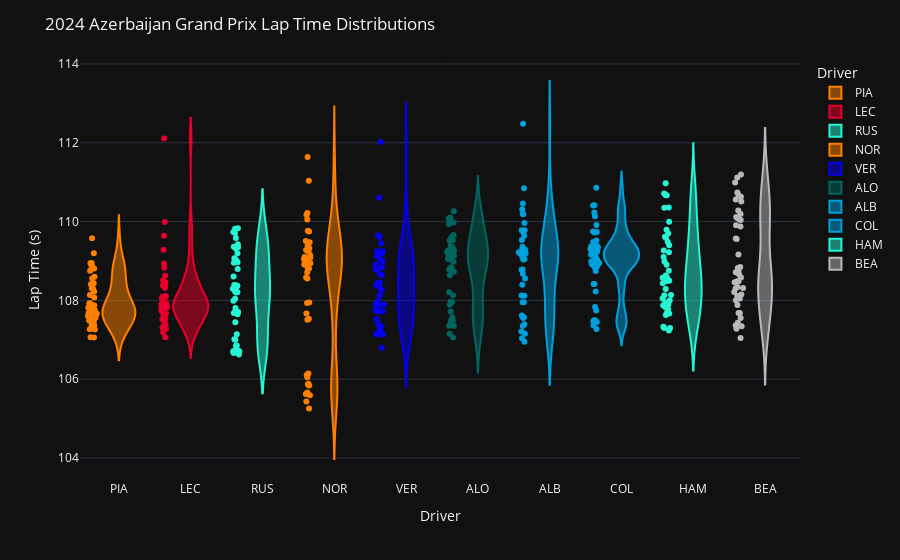

Notebook code for this chart:
### Code cell
plot_drivers_pace(session)

### Figure 1 — Plotly figure (JSON) as saved in the notebook; plotly's stock layout.template omitted (floating-point values rounded to 4 significant figures; data arrays with more than 128 entries replaced by an {"elided": "..."} marker saying what was removed)
{"data": [{"alignmentgroup": "True", "box": {"visible": false}, "customdata": {"elided": "47x31 mixed values"}, "hovertemplate": "Driver=%{x}<br>LapTime(s)=%{y}<br>index=%{customdata[0]}<br>Time=%{customdata[1]}<br>DriverNumber=%{customdata[2]}<br>LapTime=%{customdata[3]}<br>LapNumber=%{customdata[4]}<br>Stint=%{customdata[5]}<br>PitOutTime=%{customdata[6]}<br>PitInTime=%{customdata[7]}<br>Sector1Time=%{customdata[8]}<br>Sector2Time=%{customdata[9]}<br>Sector3Time=%{customdata[10]}<br>Sector1SessionTime=%{customdata[11]}<br>Sector2SessionTime=%{customdata[12]}<br>Sector3SessionTime=%{customdata[13]}<br>SpeedI1=%{customdata[14]}<br>SpeedI2=%{customdata[15]}<br>SpeedFL=%{customdata[16]}<br>SpeedST=%{customdata[17]}<br>IsPersonalBest=%{customdata[18]}<br>Compound=%{customdata[19]}<br>TyreLife=%{customdata[20]}<br>FreshTyre=%{customdata[21]}<br>Team=%{customdata[22]}<br>LapStartTime=%{customdata[23]}<br>LapStartDate=%{customdata[24]}<br>TrackStatus=%{customdata[25]}<br>Position=%{customdata[26]}<br>Deleted=%{customdata[27]}<br>DeletedReason=%{customdata[28]}<br>FastF1Generated=%{customdata[29]}<br>IsAccurate=%{customdata[30]}<extra></extra>", "legendgroup": "PIA", "marker": {"color": "#ff8000"}, "name": "PIA", "offsetgroup": "PIA", "orientation": "v", "points": "all", "scalegroup": "True", "showlegend": true, "type": "violin", "x": ["PIA", "PIA", "PIA", "PIA", "PIA", "PIA", "PIA", "PIA", "PIA", "PIA", "PIA", "PIA", "PIA", "PIA", "PIA", "PIA", "PIA", "PIA", "PIA", "PIA", "PIA", "PIA", "PIA", "PIA", "PIA", "PIA", "PIA", "PIA", "PIA", "PIA", "PIA", "PIA", "PIA", "PIA", "PIA", "PIA", "PIA", "PIA", "PIA", "PIA", "PIA", "PIA", "PIA", "PIA", "PIA", "PIA", "PIA"], "x0": " ", "xaxis": "x", "y": [108.9, 108.8, 108.4, 108.1, 108.8, 108.8, 108.3, 108.2, 108.6, 108.3, 108.9, 109.2, 109.6, 108.6, 107.8, 107.5, 108.9, 107.9, 107.8, 107.5, 107.1, 107.4, 107.5, 107.4, 107.6, 107.6, 107.7, 107.9, 108.1, 108.4, 107.9, 107.8, 107.9, 107.9, 107.7, 107.8, 107.7, 107.9, 107.7, 107.6, 107.4, 107.7, 107.3, 107.1, 107.5, 107.5, 107.3], "y0": " ", "yaxis": "y"}, {"alignmentgroup": "True", "box": {"visible": false}, "customdata": {"elided": "47x31 mixed values"}, "hovertemplate": "Driver=%{x}<br>LapTime(s)=%{y}<br>index=%{customdata[0]}<br>Time=%{customdata[1]}<br>DriverNumber=%{customdata[2]}<br>LapTime=%{customdata[3]}<br>LapNumber=%{customdata[4]}<br>Stint=%{customdata[5]}<br>PitOutTime=%{customdata[6]}<br>PitInTime=%{customdata[7]}<br>Sector1Time=%{customdata[8]}<br>Sector2Time=%{customdata[9]}<br>Sector3Time=%{customdata[10]}<br>Sector1SessionTime=%{customdata[11]}<br>Sector2SessionTime=%{customdata[12]}<br>Sector3SessionTime=%{customdata[13]}<br>SpeedI1=%{customdata[14]}<br>SpeedI2=%{customdata[15]}<br>SpeedFL=%{customdata[16]}<br>SpeedST=%{customdata[17]}<br>IsPersonalBest=%{customdata[18]}<br>Compound=%{customdata[19]}<br>TyreLife=%{customdata[20]}<br>FreshTyre=%{customdata[21]}<br>Team=%{customdata[22]}<br>LapStartTime=%{customdata[23]}<br>LapStartDate=%{customdata[24]}<br>TrackStatus=%{customdata[25]}<br>Position=%{customdata[26]}<br>Deleted=%{customdata[27]}<br>DeletedReason=%{customdata[28]}<br>FastF1Generated=%{customdata[29]}<br>IsAccurate=%{customdata[30]}<extra></extra>", "legendgroup": "LEC", "marker": {"color": "#e8002d"}, "name": "LEC", "offsetgroup": "LEC", "orientation": "v", "points": "all", "scalegroup": "True", "showlegend": true, "type": "violin", "x": ["LEC", "LEC", "LEC", "LEC", "LEC", "LEC", "LEC", "LEC", "LEC", "LEC", "LEC", "LEC", "LEC", "LEC", "LEC", "LEC", "LEC", "LEC", "LEC", "LEC", "LEC", "LEC", "LEC", "LEC", "LEC", "LEC", "LEC", "LEC", "LEC", "LEC", "LEC", "LEC", "LEC", "LEC", "LEC", "LEC", "LEC", "LEC", "LEC", "LEC", "LEC", "LEC", "LEC", "LEC", "LEC", "LEC", "LEC"], "x0": " ", "xaxis": "x", "y": [112.1, 109.3, 108.4, 108.4, 108.3, 108.1, 108.5, 107.7, 107.8, 108.1, 107.9, 108.1, 108.5, 108.8, 110.0, 108.4, 107.9, 109.6, 107.9, 107.7, 107.5, 107.2, 107.4, 107.3, 107.4, 107.3, 107.9, 107.5, 108.1, 107.8, 108.9, 107.8, 107.6, 108.0, 107.8, 107.5, 107.9, 107.5, 107.9, 108.0, 107.6, 107.1, 107.9, 107.7, 107.9, 108.4, 108.6], "y0": " ", "yaxis": "y"}, {"alignmentgroup": "True", "box": {"visible": false}, "customdata": {"elided": "46x31 mixed values"}, "hovertemplate": "Driver=%{x}<br>LapTime(s)=%{y}<br>index=%{customdata[0]}<br>Time=%{customdata[1]}<br>DriverNumber=%{customdata[2]}<br>LapTime=%{customdata[3]}<br>LapNumber=%{customdata[4]}<br>Stint=%{customdata[5]}<br>PitOutTime=%{customdata[6]}<br>PitInTime=%{customdata[7]}<br>Sector1Time=%{customdata[8]}<br>Sector2Time=%{customdata[9]}<br>Sector3Time=%{customdata[10]}<br>Sector1SessionTime=%{customdata[11]}<br>Sector2SessionTime=%{customdata[12]}<br>Sector3SessionTime=%{customdata[13]}<br>SpeedI1=%{customdata[14]}<br>SpeedI2=%{customdata[15]}<br>SpeedFL=%{customdata[16]}<br>SpeedST=%{customdata[17]}<br>IsPersonalBest=%{customdata[18]}<br>Compound=%{customdata[19]}<br>TyreLife=%{customdata[20]}<br>FreshTyre=%{customdata[21]}<br>Team=%{customdata[22]}<br>LapStartTime=%{customdata[23]}<br>LapStartDate=%{customdata[24]}<br>TrackStatus=%{customdata[25]}<br>Position=%{customdata[26]}<br>Deleted=%{customdata[27]}<br>DeletedReason=%{customdata[28]}<br>FastF1Generated=%{customdata[29]}<br>IsAccurate=%{customdata[30]}<extra></extra>", "legendgroup": "RUS", "marker": {"color": "#27f4d2"}, "name": "RUS", "offsetgroup": "RUS", "orientation": "v", "points": "all", "scalegroup": "True", "showlegend": true, "type": "violin", "x": ["RUS", "RUS", "RUS", "RUS", "RUS", "RUS", "RUS", "RUS", "RUS", "RUS", "RUS", "RUS", "RUS", "RUS", "RUS", "RUS", "RUS", "RUS", "RUS", "RUS", "RUS", "RUS", "RUS", "RUS", "RUS", "RUS", "RUS", "RUS", "RUS", "RUS", "RUS", "RUS", "RUS", "RUS", "RUS", "RUS", "RUS", "RUS", "RUS", "RUS", "RUS", "RUS", "RUS", "RUS", "RUS", "RUS"], "x0": " ", "xaxis": "x", "y": [109.7, 109.4, 109.2, 109.0, 109.6, 109.3, 109.4, 109.4, 109.7, 109.8, 109.8, 109.1, 108.6, 108.0, 108.2, 108.3, 108.4, 108.4, 108.2, 108.3, 108.0, 108.2, 108.3, 108.8, 108.2, 109.0, 109.0, 108.4, 109.1, 107.7, 107.4, 107.7, 107.7, 107.8, 107.6, 107.1, 107, 106.9, 106.8, 106.7, 106.7, 106.6, 106.7, 106.7, 107.0, 106.7], "y0": " ", "yaxis": "y"}, {"alignmentgroup": "True", "box": {"visible": false}, "customdata": {"elided": "47x31 mixed values"}, "hovertemplate": "Driver=%{x}<br>LapTime(s)=%{y}<br>index=%{customdata[0]}<br>Time=%{customdata[1]}<br>DriverNumber=%{customdata[2]}<br>LapTime=%{customdata[3]}<br>LapNumber=%{customdata[4]}<br>Stint=%{customdata[5]}<br>PitOutTime=%{customdata[6]}<br>PitInTime=%{customdata[7]}<br>Sector1Time=%{customdata[8]}<br>Sector2Time=%{customdata[9]}<br>Sector3Time=%{customdata[10]}<br>Sector1SessionTime=%{customdata[11]}<br>Sector2SessionTime=%{customdata[12]}<br>Sector3SessionTime=%{customdata[13]}<br>SpeedI1=%{customdata[14]}<br>SpeedI2=%{customdata[15]}<br>SpeedFL=%{customdata[16]}<br>SpeedST=%{customdata[17]}<br>IsPersonalBest=%{customdata[18]}<br>Compound=%{customdata[19]}<br>TyreLife=%{customdata[20]}<br>FreshTyre=%{customdata[21]}<br>Team=%{customdata[22]}<br>LapStartTime=%{customdata[23]}<br>LapStartDate=%{customdata[24]}<br>TrackStatus=%{customdata[25]}<br>Position=%{customdata[26]}<br>Deleted=%{customdata[27]}<br>DeletedReason=%{customdata[28]}<br>FastF1Generated=%{customdata[29]}<br>IsAccurate=%{customdata[30]}<extra></extra>", "legendgroup": "NOR", "marker": {"color": "#ff8000"}, "name": "NOR", "offsetgroup": "NOR", "orientation": "v", "points": "all", "scalegroup": "True", "showlegend": true, "type": "violin", "x": ["NOR", "NOR", "NOR", "NOR", "NOR", "NOR", "NOR", "NOR", "NOR", "NOR", "NOR", "NOR", "NOR", "NOR", "NOR", "NOR", "NOR", "NOR", "NOR", "NOR", "NOR", "NOR", "NOR", "NOR", "NOR", "NOR", "NOR", "NOR", "NOR", "NOR", "NOR", "NOR", "NOR", "NOR", "NOR", "NOR", "NOR", "NOR", "NOR", "NOR", "NOR", "NOR", "NOR", "NOR", "NOR", "NOR", "NOR"], "x0": " ", "xaxis": "x", "y": [111.6, 110.2, 109.8, 109.4, 109.5, 109.1, 109.3, 108.8, 109.0, 108.6, 108.9, 109.0, 108.9, 110.2, 109.3, 108.7, 109.2, 109.1, 109.5, 108.9, 108.9, 109.7, 110.1, 108.6, 108.9, 109.1, 109.0, 109.3, 108.9, 108.8, 107.9, 107.9, 107.5, 107.7, 107.5, 111.0, 105.7, 105.8, 106.1, 105.3, 105.4, 105.6, 105.9, 105.9, 106.1, 106.1, 105.6], "y0": " ", "yaxis": "y"}, {"alignmentgroup": "True", "box": {"visible": false}, "customdata": {"elided": "46x31 mixed values"}, "hovertemplate": "Driver=%{x}<br>LapTime(s)=%{y}<br>index=%{customdata[0]}<br>Time=%{customdata[1]}<br>DriverNumber=%{customdata[2]}<br>LapTime=%{customdata[3]}<br>LapNumber=%{customdata[4]}<br>Stint=%{customdata[5]}<br>PitOutTime=%{customdata[6]}<br>PitInTime=%{customdata[7]}<br>Sector1Time=%{customdata[8]}<br>Sector2Time=%{customdata[9]}<br>Sector3Time=%{customdata[10]}<br>Sector1SessionTime=%{customdata[11]}<br>Sector2SessionTime=%{customdata[12]}<br>Sector3SessionTime=%{customdata[13]}<br>SpeedI1=%{customdata[14]}<br>SpeedI2=%{customdata[15]}<br>SpeedFL=%{customdata[16]}<br>SpeedST=%{customdata[17]}<br>IsPersonalBest=%{customdata[18]}<br>Compound=%{customdata[19]}<br>TyreLife=%{customdata[20]}<br>FreshTyre=%{customdata[21]}<br>Team=%{customdata[22]}<br>LapStartTime=%{customdata[23]}<br>LapStartDate=%{customdata[24]}<br>TrackStatus=%{customdata[25]}<br>Position=%{customdata[26]}<br>Deleted=%{customdata[27]}<br>DeletedReason=%{customdata[28]}<br>FastF1Generated=%{customdata[29]}<br>IsAccurate=%{customdata[30]}<extra></extra>", "legendgroup": "VER", "marker": {"color": "#0600ef"}, "name": "VER", "offsetgroup": "VER", "orientation": "v", "points": "all", "scalegroup": "True", "showlegend": true, "type": "violin", "x": ["VER", "VER", "VER", "VER", "VER", "VER", "VER", "VER", "VER", "VER", "VER", "VER", "VER", "VER", "VER", "VER", "VER", "VER", "VER", "VER", "VER", "VER", "VER", "VER", "VER", "VER", "VER", "VER", "VER", "VER", "VER", "VER", "VER", "VER", "VER", "VER", "VER", "VER", "VER", "VER", "VER", "VER", "VER", "VER", "VER", "VER"], "x0": " ", "xaxis": "x", "y": [109.6, 109.1, 109.6, 109.2, 108.8, 108.8, 108.6, 108.4, 109.4, 109.6, 108.3, 107.8, 108.1, 107.7, 108.5, 107.9, 107.9, 107.9, 108.7, 108.9, 110.6, 108.4, 109.0, 109.1, 109.2, 109.2, 109.0, 108.8, 108.4, 108.3, 109.2, 108.0, 107.7, 107.4, 107.3, 107.3, 107.1, 107.5, 106.8, 107.1, 107.1, 107.2, 107.1, 107.7, 107.7, 112.0], "y0": " ", "yaxis": "y"}, {"alignmentgroup": "True", "box": {"visible": false}, "customdata": {"elided": "46x31 mixed values"}, "hovertemplate": "Driver=%{x}<br>LapTime(s)=%{y}<br>index=%{customdata[0]}<br>Time=%{customdata[1]}<br>DriverNumber=%{customdata[2]}<br>LapTime=%{customdata[3]}<br>LapNumber=%{customdata[4]}<br>Stint=%{customdata[5]}<br>PitOutTime=%{customdata[6]}<br>PitInTime=%{customdata[7]}<br>Sector1Time=%{customdata[8]}<br>Sector2Time=%{customdata[9]}<br>Sector3Time=%{customdata[10]}<br>Sector1SessionTime=%{customdata[11]}<br>Sector2SessionTime=%{customdata[12]}<br>Sector3SessionTime=%{customdata[13]}<br>SpeedI1=%{customdata[14]}<br>SpeedI2=%{customdata[15]}<br>SpeedFL=%{customdata[16]}<br>SpeedST=%{customdata[17]}<br>IsPersonalBest=%{customdata[18]}<br>Compound=%{customdata[19]}<br>TyreLife=%{customdata[20]}<br>FreshTyre=%{customdata[21]}<br>Team=%{customdata[22]}<br>LapStartTime=%{customdata[23]}<br>LapStartDate=%{customdata[24]}<br>TrackStatus=%{customdata[25]}<br>Position=%{customdata[26]}<br>Deleted=%{customdata[27]}<br>DeletedReason=%{customdata[28]}<br>FastF1Generated=%{customdata[29]}<br>IsAccurate=%{customdata[30]}<extra></extra>", "legendgroup": "ALO", "marker": {"color": "#00665f"}, "name": "ALO", "offsetgroup": "ALO", "orientation": "v", "points": "all", "scalegroup": "True", "showlegend": true, "type": "violin", "x": ["ALO", "ALO", "ALO", "ALO", "ALO", "ALO", "ALO", "ALO", "ALO", "ALO", "ALO", "ALO", "ALO", "ALO", "ALO", "ALO", "ALO", "ALO", "ALO", "ALO", "ALO", "ALO", "ALO", "ALO", "ALO", "ALO", "ALO", "ALO", "ALO", "ALO", "ALO", "ALO", "ALO", "ALO", "ALO", "ALO", "ALO", "ALO", "ALO", "ALO", "ALO", "ALO", "ALO", "ALO", "ALO", "ALO"], "x0": " ", "xaxis": "x", "y": [110.1, 110.3, 110.0, 110.1, 109.9, 109.7, 109.1, 109.1, 109.4, 109.3, 109.2, 110.0, 108.8, 109.1, 109.5, 109.2, 109.4, 109.2, 109.0, 109.1, 108.8, 109.0, 109.2, 108.7, 108.6, 108.8, 109.6, 109.0, 110.1, 108.8, 109.3, 109.5, 108.2, 107.9, 108.1, 108.0, 107.7, 108.0, 107.4, 107.5, 107.5, 107.5, 107.6, 107.4, 107.1, 107.2], "y0": " ", "yaxis": "y"}, {"alignmentgroup": "True", "box": {"visible": false}, "customdata": {"elided": "47x31 mixed values"}, "hovertemplate": "Driver=%{x}<br>LapTime(s)=%{y}<br>index=%{customdata[0]}<br>Time=%{customdata[1]}<br>DriverNumber=%{customdata[2]}<br>LapTime=%{customdata[3]}<br>LapNumber=%{customdata[4]}<br>Stint=%{customdata[5]}<br>PitOutTime=%{customdata[6]}<br>PitInTime=%{customdata[7]}<br>Sector1Time=%{customdata[8]}<br>Sector2Time=%{customdata[9]}<br>Sector3Time=%{customdata[10]}<br>Sector1SessionTime=%{customdata[11]}<br>Sector2SessionTime=%{customdata[12]}<br>Sector3SessionTime=%{customdata[13]}<br>SpeedI1=%{customdata[14]}<br>SpeedI2=%{customdata[15]}<br>SpeedFL=%{customdata[16]}<br>SpeedST=%{customdata[17]}<br>IsPersonalBest=%{customdata[18]}<br>Compound=%{customdata[19]}<br>TyreLife=%{customdata[20]}<br>FreshTyre=%{customdata[21]}<br>Team=%{customdata[22]}<br>LapStartTime=%{customdata[23]}<br>LapStartDate=%{customdata[24]}<br>TrackStatus=%{customdata[25]}<br>Position=%{customdata[26]}<br>Deleted=%{customdata[27]}<br>DeletedReason=%{customdata[28]}<br>FastF1Generated=%{customdata[29]}<br>IsAccurate=%{customdata[30]}<extra></extra>", "legendgroup": "ALB", "marker": {"color": "#00a0dd"}, "name": "ALB", "offsetgroup": "ALB", "orientation": "v", "points": "all", "scalegroup": "True", "showlegend": true, "type": "violin", "x": ["ALB", "ALB", "ALB", "ALB", "ALB", "ALB", "ALB", "ALB", "ALB", "ALB", "ALB", "ALB", "ALB", "ALB", "ALB", "ALB", "ALB", "ALB", "ALB", "ALB", "ALB", "ALB", "ALB", "ALB", "ALB", "ALB", "ALB", "ALB", "ALB", "ALB", "ALB", "ALB", "ALB", "ALB", "ALB", "ALB", "ALB", "ALB", "ALB", "ALB", "ALB", "ALB", "ALB", "ALB", "ALB", "ALB", "ALB"], "x0": " ", "xaxis": "x", "y": [110.8, 110.5, 110.2, 109.8, 109.6, 109.5, 109.2, 109.4, 109.3, 109.2, 109.2, 109.0, 108.8, 108.8, 108.7, 110.3, 110.0, 109.8, 109.3, 109.2, 109.2, 109.2, 110.2, 109.2, 109.2, 109.1, 109.1, 109.2, 109.0, 112.5, 107.6, 108.6, 109.7, 108.0, 108.4, 108.1, 108.1, 107.6, 108.0, 107.2, 106.9, 107.0, 107.4, 107.6, 107.6, 107.2, 107.3], "y0": " ", "yaxis": "y"}, {"alignmentgroup": "True", "box": {"visible": false}, "customdata": {"elided": "46x31 mixed values"}, "hovertemplate": "Driver=%{x}<br>LapTime(s)=%{y}<br>index=%{customdata[0]}<br>Time=%{customdata[1]}<br>DriverNumber=%{customdata[2]}<br>LapTime=%{customdata[3]}<br>LapNumber=%{customdata[4]}<br>Stint=%{customdata[5]}<br>PitOutTime=%{customdata[6]}<br>PitInTime=%{customdata[7]}<br>Sector1Time=%{customdata[8]}<br>Sector2Time=%{customdata[9]}<br>Sector3Time=%{customdata[10]}<br>Sector1SessionTime=%{customdata[11]}<br>Sector2SessionTime=%{customdata[12]}<br>Sector3SessionTime=%{customdata[13]}<br>SpeedI1=%{customdata[14]}<br>SpeedI2=%{customdata[15]}<br>SpeedFL=%{customdata[16]}<br>SpeedST=%{customdata[17]}<br>IsPersonalBest=%{customdata[18]}<br>Compound=%{customdata[19]}<br>TyreLife=%{customdata[20]}<br>FreshTyre=%{customdata[21]}<br>Team=%{customdata[22]}<br>LapStartTime=%{customdata[23]}<br>LapStartDate=%{customdata[24]}<br>TrackStatus=%{customdata[25]}<br>Position=%{customdata[26]}<br>Deleted=%{customdata[27]}<br>DeletedReason=%{customdata[28]}<br>FastF1Generated=%{customdata[29]}<br>IsAccurate=%{customdata[30]}<extra></extra>", "legendgroup": "COL", "marker": {"color": "#00a0dd"}, "name": "COL", "offsetgroup": "COL", "orientation": "v", "points": "all", "scalegroup": "True", "showlegend": true, "type": "violin", "x": ["COL", "COL", "COL", "COL", "COL", "COL", "COL", "COL", "COL", "COL", "COL", "COL", "COL", "COL", "COL", "COL", "COL", "COL", "COL", "COL", "COL", "COL", "COL", "COL", "COL", "COL", "COL", "COL", "COL", "COL", "COL", "COL", "COL", "COL", "COL", "COL", "COL", "COL", "COL", "COL", "COL", "COL", "COL", "COL", "COL", "COL"], "x0": " ", "xaxis": "x", "y": [110.4, 110.4, 109.9, 110.1, 109.7, 109.5, 109.3, 109.4, 109.2, 109.4, 109.4, 109.3, 109.7, 109.2, 109.3, 109.1, 109.0, 109.2, 108.9, 109.0, 108.7, 108.9, 109.1, 109.0, 109.3, 108.9, 109.0, 109.0, 108.8, 109.4, 109.2, 109.7, 110.9, 110.2, 109.5, 109.0, 108.4, 108.4, 107.8, 107.5, 107.3, 107.5, 107.5, 107.7, 107.4, 108.2], "y0": " ", "yaxis": "y"}, {"alignmentgroup": "True", "box": {"visible": false}, "customdata": {"elided": "45x31 mixed values"}, "hovertemplate": "Driver=%{x}<br>LapTime(s)=%{y}<br>index=%{customdata[0]}<br>Time=%{customdata[1]}<br>DriverNumber=%{customdata[2]}<br>LapTime=%{customdata[3]}<br>LapNumber=%{customdata[4]}<br>Stint=%{customdata[5]}<br>PitOutTime=%{customdata[6]}<br>PitInTime=%{customdata[7]}<br>Sector1Time=%{customdata[8]}<br>Sector2Time=%{customdata[9]}<br>Sector3Time=%{customdata[10]}<br>Sector1SessionTime=%{customdata[11]}<br>Sector2SessionTime=%{customdata[12]}<br>Sector3SessionTime=%{customdata[13]}<br>SpeedI1=%{customdata[14]}<br>SpeedI2=%{customdata[15]}<br>SpeedFL=%{customdata[16]}<br>SpeedST=%{customdata[17]}<br>IsPersonalBest=%{customdata[18]}<br>Compound=%{customdata[19]}<br>TyreLife=%{customdata[20]}<br>FreshTyre=%{customdata[21]}<br>Team=%{customdata[22]}<br>LapStartTime=%{customdata[23]}<br>LapStartDate=%{customdata[24]}<br>TrackStatus=%{customdata[25]}<br>Position=%{customdata[26]}<br>Deleted=%{customdata[27]}<br>DeletedReason=%{customdata[28]}<br>FastF1Generated=%{customdata[29]}<br>IsAccurate=%{customdata[30]}<extra></extra>", "legendgroup": "HAM", "marker": {"color": "#27f4d2"}, "name": "HAM", "offsetgroup": "HAM", "orientation": "v", "points": "all", "scalegroup": "True", "showlegend": true, "type": "violin", "x": ["HAM", "HAM", "HAM", "HAM", "HAM", "HAM", "HAM", "HAM", "HAM", "HAM", "HAM", "HAM", "HAM", "HAM", "HAM", "HAM", "HAM", "HAM", "HAM", "HAM", "HAM", "HAM", "HAM", "HAM", "HAM", "HAM", "HAM", "HAM", "HAM", "HAM", "HAM", "HAM", "HAM", "HAM", "HAM", "HAM", "HAM", "HAM", "HAM", "HAM", "HAM", "HAM", "HAM", "HAM", "HAM"], "x0": " ", "xaxis": "x", "y": [111.0, 110.4, 110.4, 109.8, 109.4, 109.6, 109.7, 110.0, 110.7, 109.0, 108.8, 108.5, 109.5, 108.6, 108.6, 108.5, 109.6, 110.7, 108.6, 108.4, 108.3, 107.8, 107.9, 108.0, 107.8, 108.5, 108.1, 107.9, 107.3, 109.1, 108.0, 108.9, 110.7, 109.2, 109.3, 108.6, 108.5, 107.3, 107.7, 108.1, 107.6, 107.7, 107.3, 107.2, 107.9], "y0": " ", "yaxis": "y"}, {"alignmentgroup": "True", "box": {"visible": false}, "customdata": {"elided": "46x31 mixed values"}, "hovertemplate": "Driver=%{x}<br>LapTime(s)=%{y}<br>index=%{customdata[0]}<br>Time=%{customdata[1]}<br>DriverNumber=%{customdata[2]}<br>LapTime=%{customdata[3]}<br>LapNumber=%{customdata[4]}<br>Stint=%{customdata[5]}<br>PitOutTime=%{customdata[6]}<br>PitInTime=%{customdata[7]}<br>Sector1Time=%{customdata[8]}<br>Sector2Time=%{customdata[9]}<br>Sector3Time=%{customdata[10]}<br>Sector1SessionTime=%{customdata[11]}<br>Sector2SessionTime=%{customdata[12]}<br>Sector3SessionTime=%{customdata[13]}<br>SpeedI1=%{customdata[14]}<br>SpeedI2=%{customdata[15]}<br>SpeedFL=%{customdata[16]}<br>SpeedST=%{customdata[17]}<br>IsPersonalBest=%{customdata[18]}<br>Compound=%{customdata[19]}<br>TyreLife=%{customdata[20]}<br>FreshTyre=%{customdata[21]}<br>Team=%{customdata[22]}<br>LapStartTime=%{customdata[23]}<br>LapStartDate=%{customdata[24]}<br>TrackStatus=%{customdata[25]}<br>Position=%{customdata[26]}<br>Deleted=%{customdata[27]}<br>DeletedReason=%{customdata[28]}<br>FastF1Generated=%{customdata[29]}<br>IsAccurate=%{customdata[30]}<extra></extra>", "legendgroup": "BEA", "marker": {"color": "#b6babd"}, "name": "BEA", "offsetgroup": "BEA", "orientation": "v", "points": "all", "scalegroup": "True", "showlegend": true, "type": "violin", "x": ["BEA", "BEA", "BEA", "BEA", "BEA", "BEA", "BEA", "BEA", "BEA", "BEA", "BEA", "BEA", "BEA", "BEA", "BEA", "BEA", "BEA", "BEA", "BEA", "BEA", "BEA", "BEA", "BEA", "BEA", "BEA", "BEA", "BEA", "BEA", "BEA", "BEA", "BEA", "BEA", "BEA", "BEA", "BEA", "BEA", "BEA", "BEA", "BEA", "BEA", "BEA", "BEA", "BEA", "BEA", "BEA", "BEA"], "x0": " ", "xaxis": "x", "y": [110.7, 110.7, 110.3, 110.5, 111.0, 110.1, 111.2, 109.9, 111.1, 110.1, 110.1, 110.2, 110.0, 109.6, 108.7, 108.5, 108.8, 108.5, 109.9, 108.5, 108.2, 108.1, 108.3, 108.0, 108.3, 108.7, 108.0, 107.6, 108.1, 108.6, 108.3, 108.7, 108.8, 110.6, 109.6, 108.8, 109.2, 110.6, 107.9, 107.7, 107.3, 107.7, 107.3, 107.0, 107.4, 107.4], "y0": " ", "yaxis": "y"}], "layout": {"legend": {"title": {"text": "Driver"}, "tracegroupgap": 0}, "margin": {"t": 60}, "showlegend": true, "title": {"text": "2024 Azerbaijan Grand Prix Lap Time Distributions"}, "violinmode": "overlay", "xaxis": {"anchor": "y", "categoryarray": ["PIA", "LEC", "RUS", "NOR", "VER", "ALO", "ALB", "COL", "HAM", "BEA"], "categoryorder": "array", "domain": [0, 1], "title": {"text": "Driver"}}, "yaxis": {"anchor": "x", "domain": [0, 1], "title": {"text": "Lap Time (s)"}}}}
